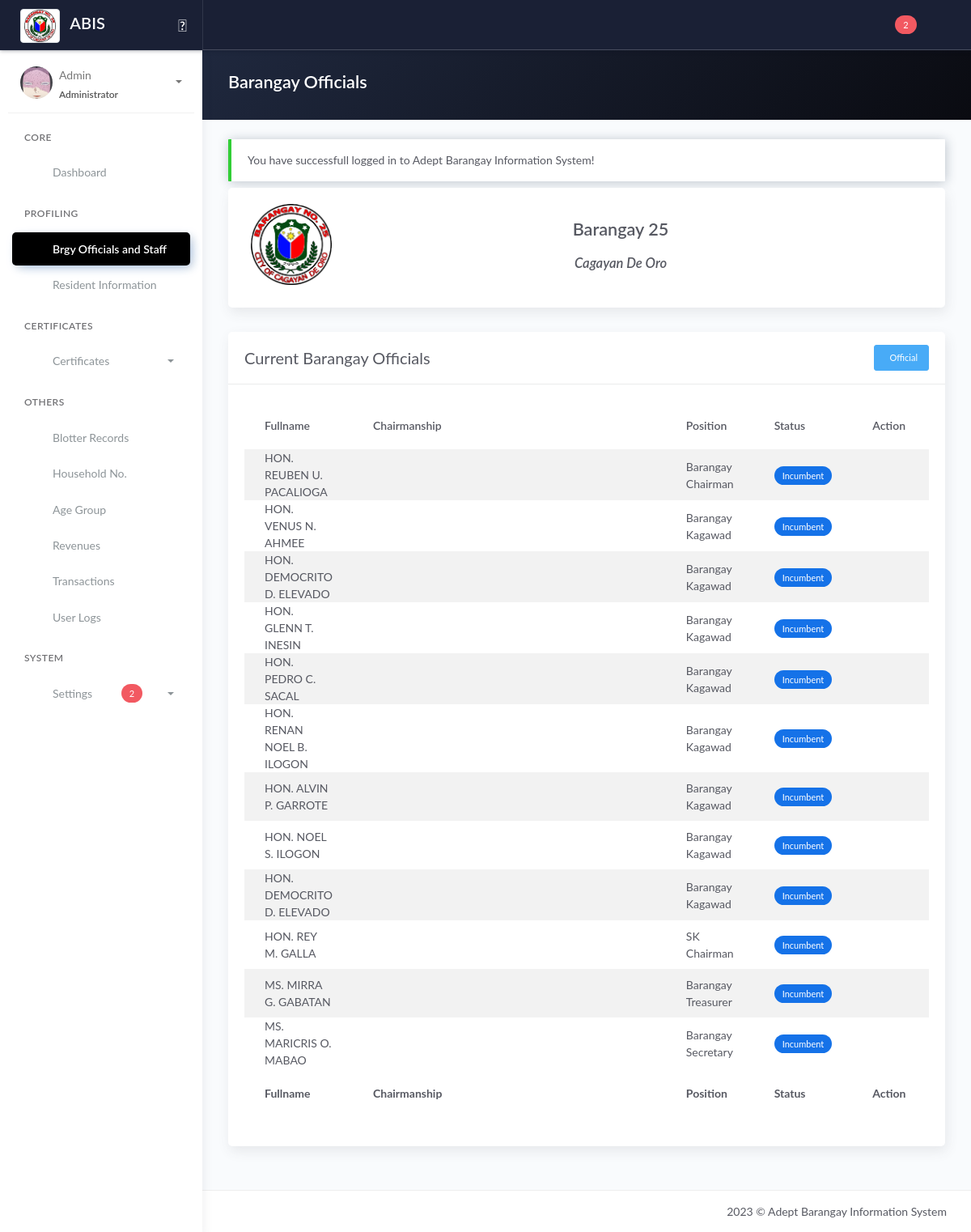
/officials.php (signed in), run on an earlier commit of the app's database.
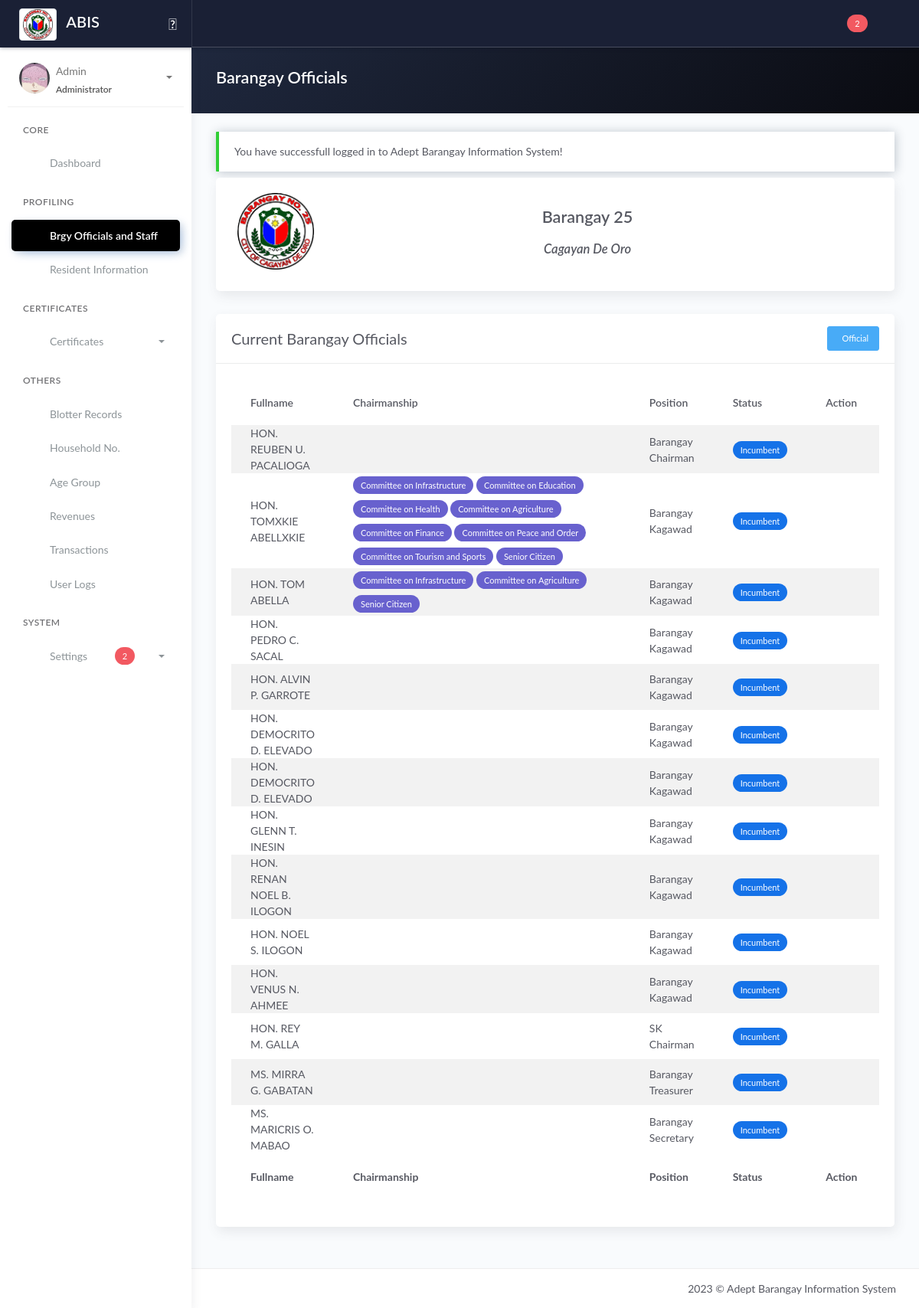
And on a later commit of the database.
### tables this page shows
CREATE TABLE `tblbrgy_info` (
  `id_brgy_info` int(11) NOT NULL,
  `province` varchar(100) DEFAULT NULL,
  `town` varchar(100) DEFAULT NULL,
  `brgy_name` varchar(50) DEFAULT NULL,
  `contact_number` varchar(50) DEFAULT NULL,
  `dashboard_text` text DEFAULT NULL,
  `image` varchar(200) DEFAULT NULL,
  `city_logo` varchar(100) DEFAULT NULL,
  `brgy_logo` varchar(100) DEFAULT NULL
);

CREATE TABLE `tblofficials` (
  `id_officials` int(11) NOT NULL,
  `honorifics` varchar(10) DEFAULT NULL,
  `name` varchar(50) DEFAULT NULL,
  `id_position` varchar(50) DEFAULT NULL,
  `termstart` date DEFAULT NULL,
  `termend` date DEFAULT NULL,
  `status` varchar(20) DEFAULT NULL
);

CREATE TABLE `tblposition` (
  `id_position` int(11) NOT NULL,
  `position` varchar(50) DEFAULT NULL,
  `order` int(11) DEFAULT NULL
);

CREATE TABLE `tblofficials_chairmanships` (
  `id_officials_chairmanship` int(11) NOT NULL,
  `id_officials` int(11) NOT NULL,
  `id_chairmanship` int(11) NOT NULL
);

CREATE TABLE `tblchairmanship` (
  `id_chairmanship` int(11) NOT NULL,
  `title` varchar(100) DEFAULT NULL
);

### templates/main-header.php (called while the page is built, shortened)
<?php include 'model/fetch_brgy_info.php' ?>

### model/fetch_brgy_info.php (called while the page is built, shortened)
<?php
    $query = "SELECT * FROM tblbrgy_info";
    $result = $conn->query($query);
	$row = $result->fetch_assoc();
	if($row){
		$town	     = $row['town'];
		$brgy 		 = $row['brgy_name'];
		$brgy_logo	 = $row['brgy_logo'];
	}
?>

### officials.php (the view, shortened to what the rows shown need)
<?php include 'server/server.php' ?>
<?php
if (isset($_SESSION['role'])) {
	if ($_SESSION['role'] == 'staff') {
		$off_q = "SELECT *,tblofficials.id_officials as id, tblposition.id_position as pos_id FROM tblofficials JOIN tblposition ON tblposition.id_position=tblofficials.id_position  WHERE `status`='Incumbent' ORDER BY tblposition.order ASC ";
	} else {
		$off_q = "SELECT *,tblofficials.id_officials as id, tblposition.id_position as pos_id FROM tblofficials JOIN tblposition ON tblposition.id_position=tblofficials.id_position  ORDER BY tblposition.order ASC, `status` ASC ";
	}
} else {
	$off_q = "SELECT *,tblofficials.id_officials as id, tblposition.id_position as pos_id FROM tblofficials JOIN tblposition ON tblposition.id_position=tblofficials.id_position  WHERE `status`='Incumbent' ORDER BY tblposition.order DESC ";
}
$res_o = $conn->query($off_q);
$official = array();
while ($row = $res_o->fetch_assoc()) {
	$official[] = $row;
}
?>
<!DOCTYPE html>
<html lang="en">
<head>
	<?php include 'templates/header.php' ?>
</head>
<body>
	<div class="wrapper">
		<?php include 'templates/main-header.php' ?>
		<div class="main-panel">
			<div class="content">
				<div class="panel-header bg-dark-gradient">
					<div class="page-inner">
						<div class="d-flex align-items-left align-items-md-center flex-column flex-md-row">
							<div>
								<h2 class="text-white fw-bold">Barangay Officials</h2>
							</div>
						</div>
					</div>
				</div>
				<div class="page-inner">
					<div class="row mt--2">
						<div class="col-md-12">
							<div class="card">
								<div class="card-body">
									<div class="d-flex flex-wrap pb-2 justify-content-between">
										<div class="px-2 pb-2 pb-md-0 text-center">
											<img src="assets/uploads/<?= $brgy_logo ?>" class="img-fluid" width="100">
										</div>
										<div class="px-2 pb-2 pb-md-0 text-center">
											<h2 class="fw-bold mt-3"><?= ucwords($brgy) ?></h2>
											<h4 class="fw-bold mt-3"><i><?= ucwords($town) ?></i></h4>
										</div>
									</div>
								</div>
							</div>
							<div class="card">
								<div class="card-body">
									<div class="table-responsive">
										<table class="table table-striped">
											<thead>
												<tr>
													<th scope="col">Fullname</th>
													<th scope="col">Chairmanship</th>
													<th scope="col">Position</th>
													<?php if (isset($_SESSION['username'])) : ?>
														<?php if ($_SESSION['role'] == 'administrator') : ?>
															<th>Status</th>
														<?php endif ?>
														<th>Action</th>
													<?php endif ?>
												</tr>
											</thead>
											<tbody>
												<?php if (!empty($official)) : ?>
													<?php foreach ($official as $row) : ?>
														<tr>
															<td class="text-uppercase"><?= $row['honorifics'] ?> <?= $row['name'] ?></td>
															<td style="width: 50%;">
																<?php
																$id_official = $row['id_officials'];
																$query_get_chair = "SELECT * FROM tblofficials_chairmanships JOIN tblchairmanship ON tblchairmanship.id_chairmanship=tblofficials_chairmanships.id_chairmanship WHERE `id_officials` = '$id_official'";
																$result_get_chair = $conn->query($query_get_chair);
																$get_chair = array();
																while ($chair_row = $result_get_chair->fetch_assoc()) {
																	$get_chair[] = $chair_row;
																}
																if (!empty($get_chair)) {
																	foreach ($get_chair as $get_chair_row) {
																?>
																		<span class="badge badge-pill badge-secondary mt-1 mb-1"><?= $get_chair_row['title'] ?></span>
																<?php
																	}
																}
																?>
															</td>
															<td><?= $row['position'] ?></td>
															<?php if (isset($_SESSION['username'])) : ?>
																<?php if ($_SESSION['role'] == 'administrator') : ?>
																	<td><?= $row['status'] == 'Incumbent' ? '<span class="badge badge-primary">Incumbent</span>' : '<span class="badge badge-danger">Inactive</span>' ?></td>
																<?php endif ?>
																<td>
																	<a type="button" href="#edit<?= $row['id_officials'] ?>" data-toggle="modal" class="btn btn-link btn-primary" title="Edit Position" onclick="editOfficial(this)" data-id="<?= $row['id_officials'] ?>" data-honorifics="<?= $row['honorifics'] ?>" data-name="<?= $row['name'] ?>" data-pos="<?= $row['id_position'] ?>" data-start="<?= $row['termstart'] ?>" data-end="<?= $row['termend'] ?>" data-status="<?= $row['status'] ?>">
																	</a>
																</td>
															<?php endif ?>
														</tr>
													<?php endforeach ?>
												<?php else : ?>
													<tr>
														<td colspan="3" class="text-center">No Available Data</td>
													</tr>
												<?php endif ?>
											</tbody>
											<tfoot>
												<tr>
													<th scope="col">Fullname</th>
													<th scope="col">Chairmanship</th>
													<th scope="col">Position</th>
													<?php if (isset($_SESSION['username'])) : ?>
														<?php if ($_SESSION['role'] == 'administrator') : ?>
															<th>Status</th>
														<?php endif ?>
														<th>Action</th>
													<?php endif ?>
												</tr>
											</tfoot>
										</table>
									</div>
								</div>
							</div>
						</div>
					</div>
				</div>
			</div>
		</div>
	</div>
	<?php include 'templates/footer.php' ?>
</body>
</html>

What changed in the data, as far as the page shows it:
added tblofficials: honorifics "HON.", name "TOMXKIE ABELLXKIE", id_position.position "Barangay Kagawad", status "Incumbent"
added tblofficials_chairmanships: id_chairmanship.title "Committee on Infrastructure", shown under "HON."
added tblofficials_chairmanships: id_chairmanship.title "Committee on Education", shown under "HON."
added tblofficials_chairmanships: id_chairmanship.title "Committee on Health", shown under "HON."
added tblofficials_chairmanships: id_chairmanship.title "Committee on Agriculture", shown under "HON."
added tblofficials_chairmanships: id_chairmanship.title "Committee on Finance", shown under "HON."
added tblofficials_chairmanships: id_chairmanship.title "Committee on Peace and Order", shown under "HON."
added tblofficials_chairmanships: id_chairmanship.title "Committee on Tourism and Sports", shown under "HON."
added tblofficials_chairmanships: id_chairmanship.title "Senior Citizen", shown under "HON."
added tblofficials: honorifics "HON.", name "TOM ABELLA", id_position.position "Barangay Kagawad", status "Incumbent"
added tblofficials_chairmanships: id_chairmanship.title "Committee on Infrastructure", shown under "HON."
added tblofficials_chairmanships: id_chairmanship.title "Committee on Agriculture", shown under "HON."
added tblofficials_chairmanships: id_chairmanship.title "Senior Citizen", shown under "HON."
shown differently, row unchanged: tblofficials "PEDRO C. SACAL": moves up the list
shown differently, row unchanged: tblofficials "ALVIN P. GARROTE": moves up the list
shown differently, row unchanged: tblofficials (number 6 of 14 on the later page): moves up the list
shown differently, row unchanged: tblofficials "VENUS N. AHMEE": moves down the list
